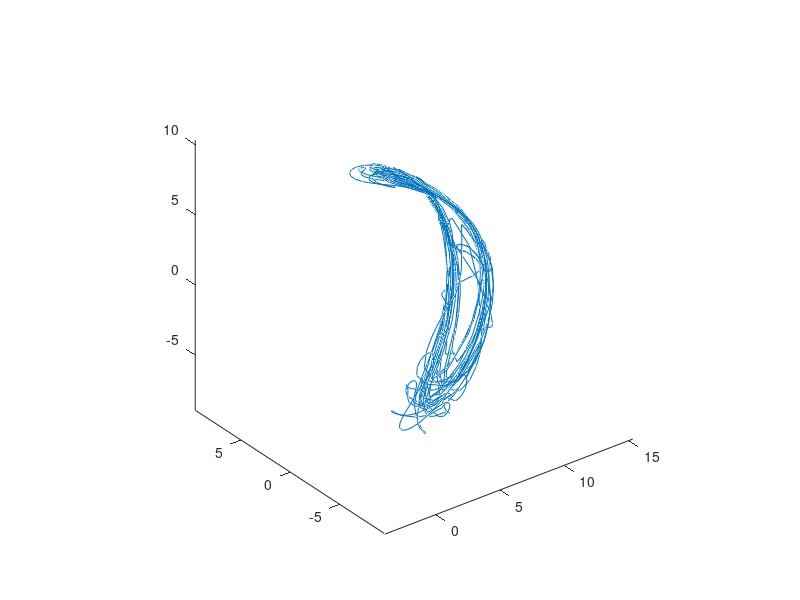

MATLAB code to generate this figure:
% Konsta Keski-Mattinen 08.04.2021

close all
clear

% Konsta Keski-Mattinen 08.04.2021

close all
clear

p = [0; 0; 2];
n = [0; 0; 1];

x = @(t) 10*cos(t);
y = @(t) 10*sin(t);

dx= @(t) -10*sin(t);
dy= @(t) 10*cos(t);


f = @(x,y) sin(4*x).*cos(2*y);
dfy = @(x,y) -2*sin(4*x).*sin(2*y);
dfx = @(x,y) 4*cos(4*x).*cos(2*y);


n = @(x,y) [-dfx(x,y); -dfy(x,y); 1] / norm([-dfx(x,y); -dfy(x,y); 1]);
r = @(t) [x(t); y(t); f(x(t), y(t))];
dr= @(t) [dx(t); dy(t); dfx(x(t),y(t)).*dx(t)+dfy(x(t),y(t)).*dy(t)];
v1= @(t) cross(n(x(t), y(t)), dr(t)) / norm(cross(n(x(t), y(t)), dr(t)));
v2= @(t) n(x(t), y(t));
v = @(t) dr(t)/norm(dr(t));
B = @(t) [v1(t), v(t), v2(t)];

t = linspace(0,2*pi,1000);

p_t = @(t) p-r(t);

target = zeros(3,length(t));
for i = 1 : length(t)
   target(:,i)=B(t(i))'*p_t(t(i));
end

figure
plot3(target(1,:),target(2,:),target(3,:))
axis equal

% hyvä sipsi, hahmolla varmaan hyvät pahoinvoinnit